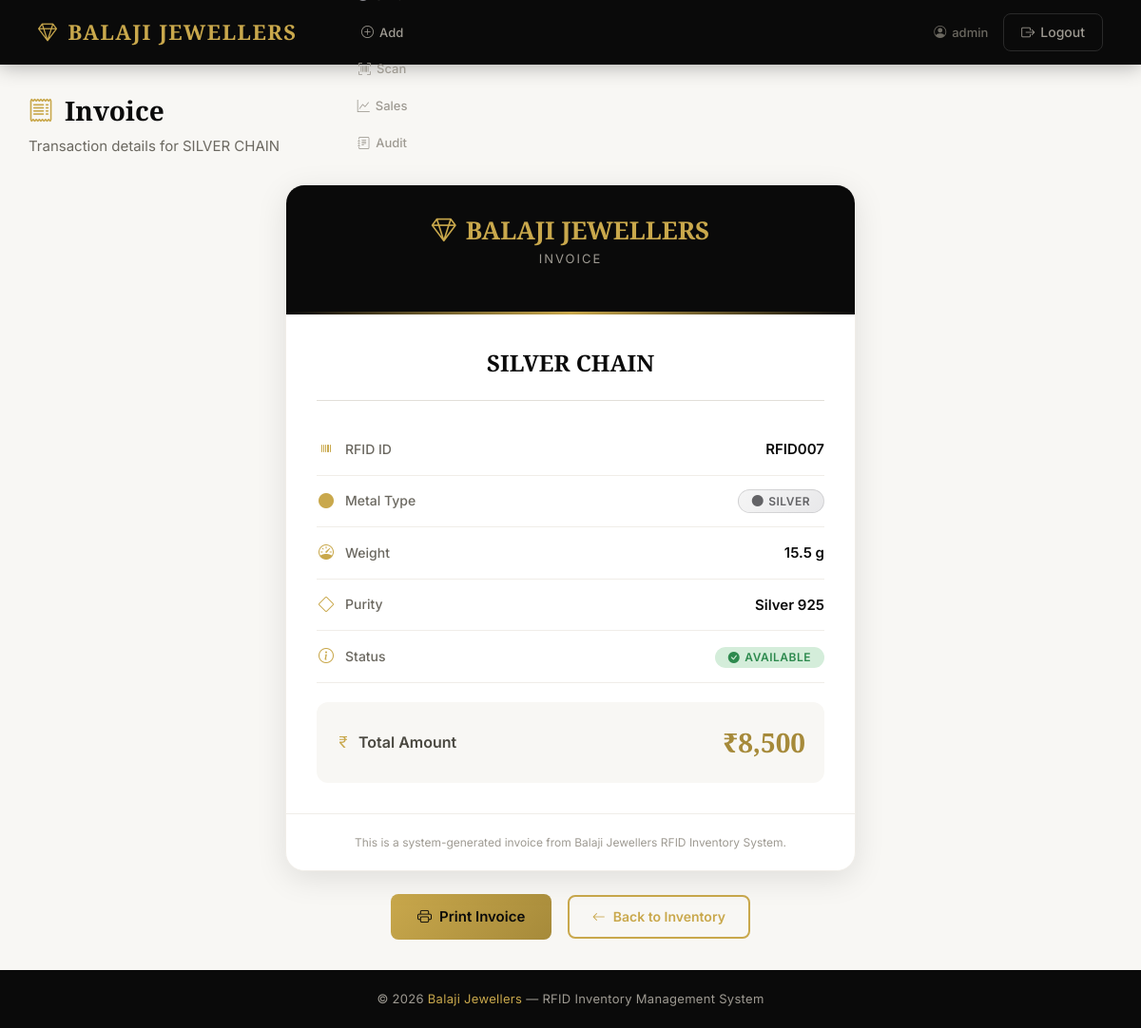
Before: /bill/2 (signed in) with the older database file.
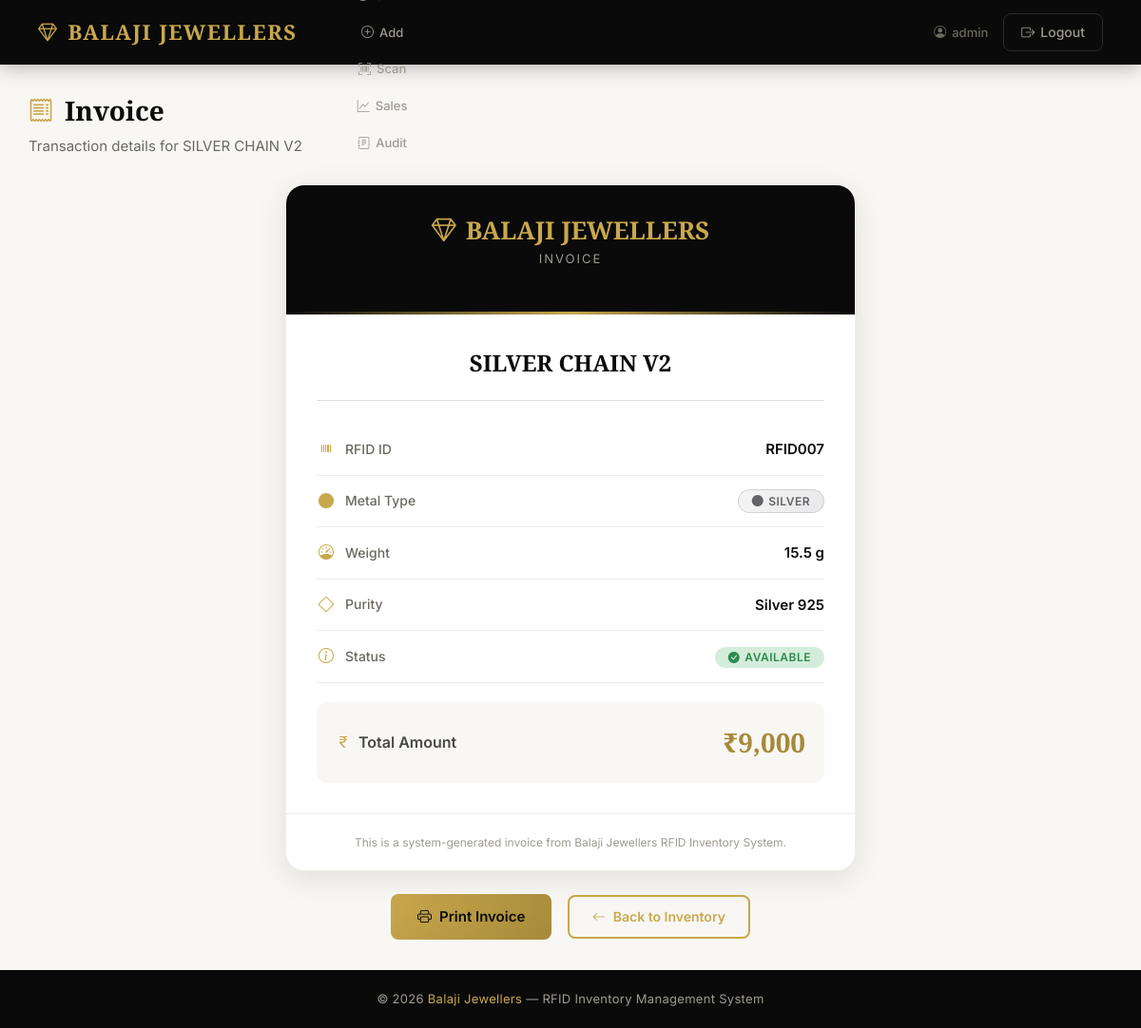
After: the same page with the newer database file.
### app.py (models this page shows)
class Jewelry(db.Model):
    id = db.Column(db.Integer, primary_key=True)
    rfid_id = db.Column(db.String(100), unique=True)
    ornament_name = db.Column(db.String(100))
    weight = db.Column(db.Float)
    purity = db.Column(db.String(20))
    price = db.Column(db.Float)
    status = db.Column(db.String(20))
    metal_type = db.Column(db.String(20), default="Gold")
    created_at = db.Column(db.DateTime, default=datetime.utcnow)
    updated_at = db.Column(db.DateTime, default=datetime.utcnow, onupdate=datetime.utcnow)

### app.py (the view)
@app.route("/bill/<int:id>")
@login_required
def bill(id):
    item = db.session.get(Jewelry, id)
    if not item:
        flash("Item not found.", "error")
        return redirect("/inventory")
    return render_template("bill.html", item=item)

### app.py (called while the page is built)
@login_manager.user_loader
def load_user(user_id):
    return db.session.get(Admin, int(user_id))

### templates/bill.html (shortened to what this page needs)
{% extends 'base.html' %}
{% block content %}
<div class="page-header animate-fade-in">
    <h1><i class="bi bi-receipt"></i> Invoice</h1>
    <p>Transaction details for {{ item.ornament_name }}</p>
</div>
<div class="invoice-card animate-fade-in-delay-1">
    <div class="invoice-header">
        <h1><i class="bi bi-gem"></i> BALAJI JEWELLERS</h1>
        <p>Invoice</p>
    </div>
    <div class="invoice-body">
        <div class="invoice-item-name">{{ item.ornament_name }}</div>
        <div class="invoice-row">
            <span class="invoice-row-label"><i class="bi bi-upc"></i> RFID ID</span>
            <span class="invoice-row-value">{{ item.rfid_id }}</span>
        </div>
        <div class="invoice-row">
            <span class="invoice-row-label"><i class="bi bi-circle-fill {% if item.metal_type == 'Gold' %}text-gold{% else %}text-silver{% endif %}"></i> Metal Type</span>
            <span class="invoice-row-value">
                {% if item.metal_type == "Gold" %}
                <span class="badge badge-gold"><i class="bi bi-circle-fill"></i> Gold</span>
                {% else %}
                <span class="badge badge-silver"><i class="bi bi-circle-fill"></i> Silver</span>
                {% endif %}
            </span>
        </div>
        <div class="invoice-row">
            <span class="invoice-row-label"><i class="bi bi-speedometer"></i> Weight</span>
            <span class="invoice-row-value">{{ item.weight }} g</span>
        </div>
        <div class="invoice-row">
            <span class="invoice-row-label"><i class="bi bi-diamond"></i> Purity</span>
            <span class="invoice-row-value">{{ item.purity }}</span>
        </div>
        <div class="invoice-row">
            <span class="invoice-row-label"><i class="bi bi-info-circle"></i> Status</span>
            <span class="invoice-row-value">
                {% if item.status == "Available" %}
                <span class="badge badge-available"><i class="bi bi-check-circle-fill"></i> Available</span>
                {% else %}
                <span class="badge badge-sold"><i class="bi bi-x-circle-fill"></i> Sold</span>
                {% endif %}
            </span>
        </div>
        <div class="invoice-total">
            <span class="invoice-total-label"><i class="bi bi-currency-rupee"></i> Total Amount</span>
            <span class="invoice-total-value">&#8377;{{ "{:,.0f}".format(item.price) }}</span>
        </div>
    </div>
    <div class="invoice-footer">
        This is a system-generated invoice from Balaji Jewellers RFID Inventory System.
    </div>
</div>
<div style="text-align:center; margin-top:24px;">
    <button class="btn-gold" onclick="window.print()" style="display:inline-flex;gap:8px;">
        <i class="bi bi-printer"></i> Print Invoice
    </button>
    <a href="/inventory" class="btn-outline-gold" style="display:inline-flex;gap:8px;margin-left:12px;">
        <i class="bi bi-arrow-left"></i> Back to Inventory
    </a>
</div>
{% endblock %}

Changed rows visible on the page:
changed Jewelry "RFID007": ornament_name "SILVER CHAIN" → "SILVER CHAIN V2"; price "8,500" → "9,000"
